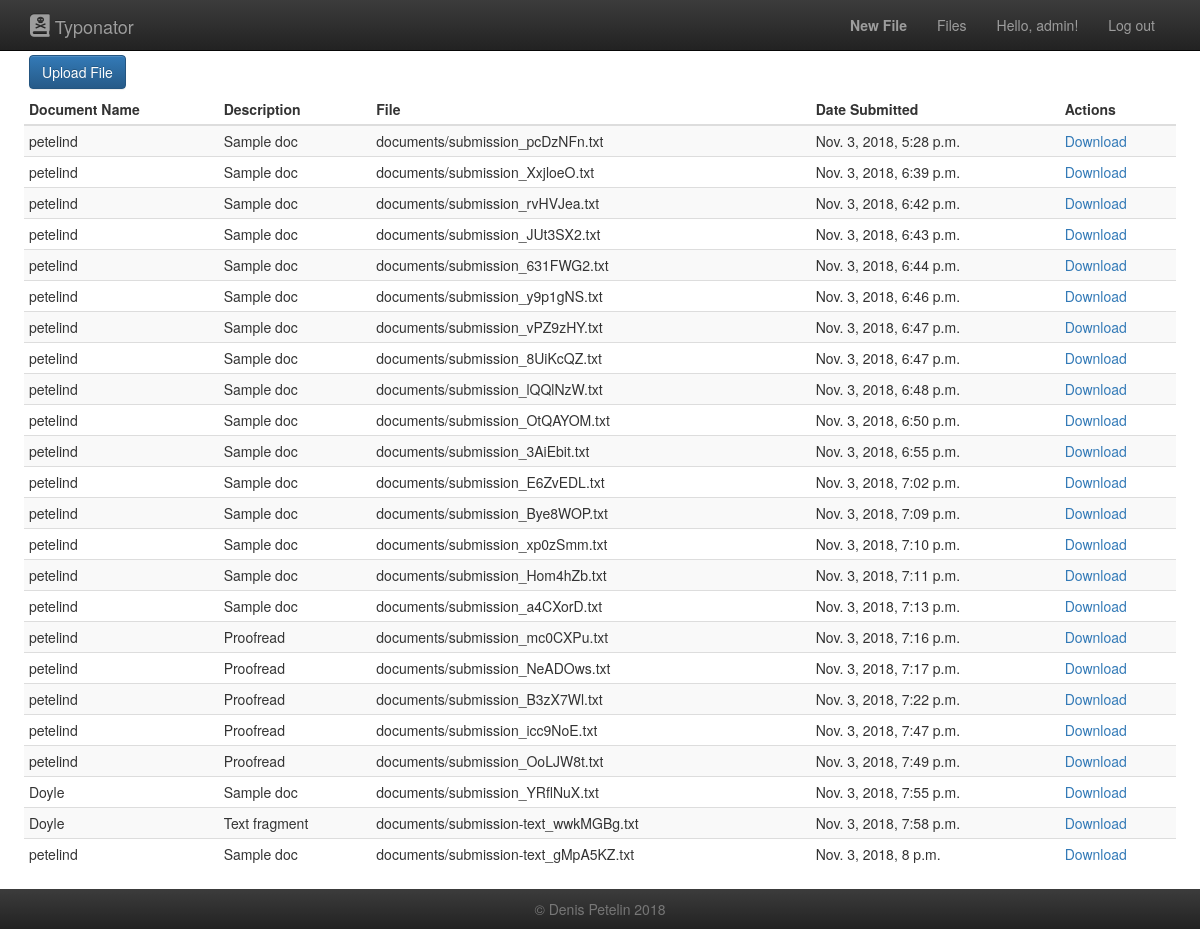
Page /home (signed in) on the earlier database version.
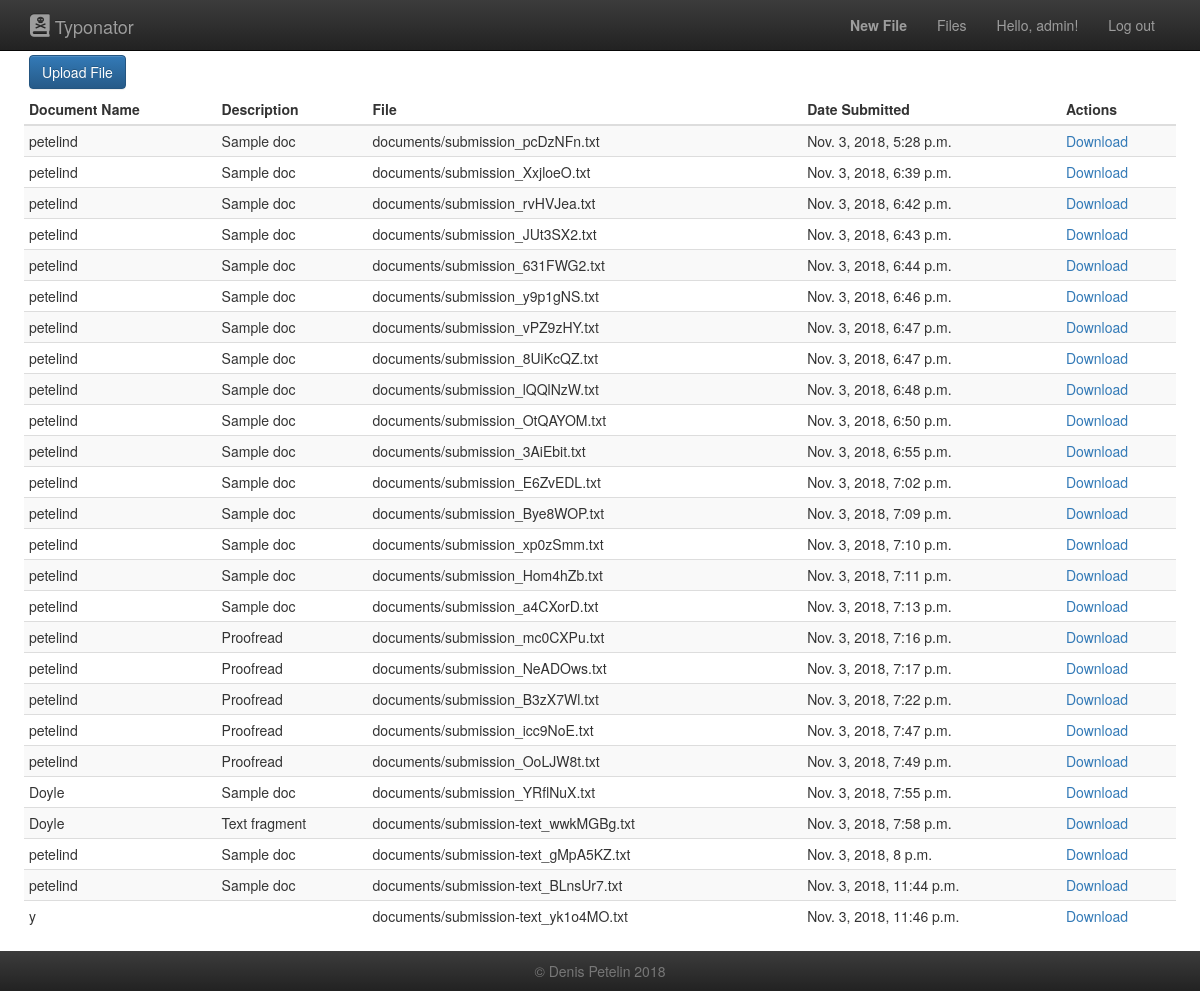
Same page on the later database version.
### SpellChecker/models.py (models this page shows)
class Document(models.Model):
    name = models.CharField(max_length=255)
    description = models.CharField(max_length=1024, blank=True)
    document = models.FileField(upload_to='documents/', validators=[validate_file_contents])
    user = models.ForeignKey(User, related_name='owner', on_delete=models.CASCADE)
    uploaded_at = models.DateTimeField(auto_now_add=True)
    objects = DocumentsQuerySet.as_manager()

### SpellChecker/views.py (the view)
# urls.py: 2. Add a URL to urlpatterns:  path('', views.home, name='home')
@login_required
def home(request):
    if request.user.is_authenticated:
        user_docs = Document.objects.get_documents_for(request.user)
        return render(request, 'files.html',
                      {'documents': user_docs})
    else:
        return redirect('welcome')

### SpellChecker/models.py (called while the page is built)
    def get_documents_for(self, user):
        assert isinstance(user, User)
        return self.filter(user=user)

### templates/files.html (shortened to what this page needs)
{% extends 'base.html' %}
{% block content %}
<body>
<div class="row mt-5">
    <div>
        <a id="btnNewSubmission" class="btn btn-primary m-5" href="{% url 'new_submission' %}">Upload File</a>
    </div>
    <div id="documentsContainer">
        <table id="listDocuments" class="table table-striped table-condensed mt-5">
        <thead class="">
            <th>Document Name</th>
            <th>Description</th>
            <th>File</th>
            <th>Date Submitted</th>
            <th>Actions</th>
        </thead>
        <tbody>
            {% for document in documents %}
            <tr>
                <td>{{document.name}}</td>
                <td>{{document.description}}</td>
                <td>{{document.document}}</td>
                <td>{{document.uploaded_at}}</td>
                <td><a href="{% url 'download' path=document.document%}">Download</a></td>
            </tr>
            {% endfor %}
        </tbody>
        </table>
    </div>
</div>
</body>
{% endblock %}

Differences in the rows shown:
added Document: name "petelind", description "Sample doc", document "documents/submission-text_BLnsUr7.txt", uploaded_at "Nov. 3, 2018, 11:44 p.m."
added Document: name "y", document "documents/submission-text_yk1o4MO.txt", uploaded_at "Nov. 3, 2018, 11:46 p.m."
